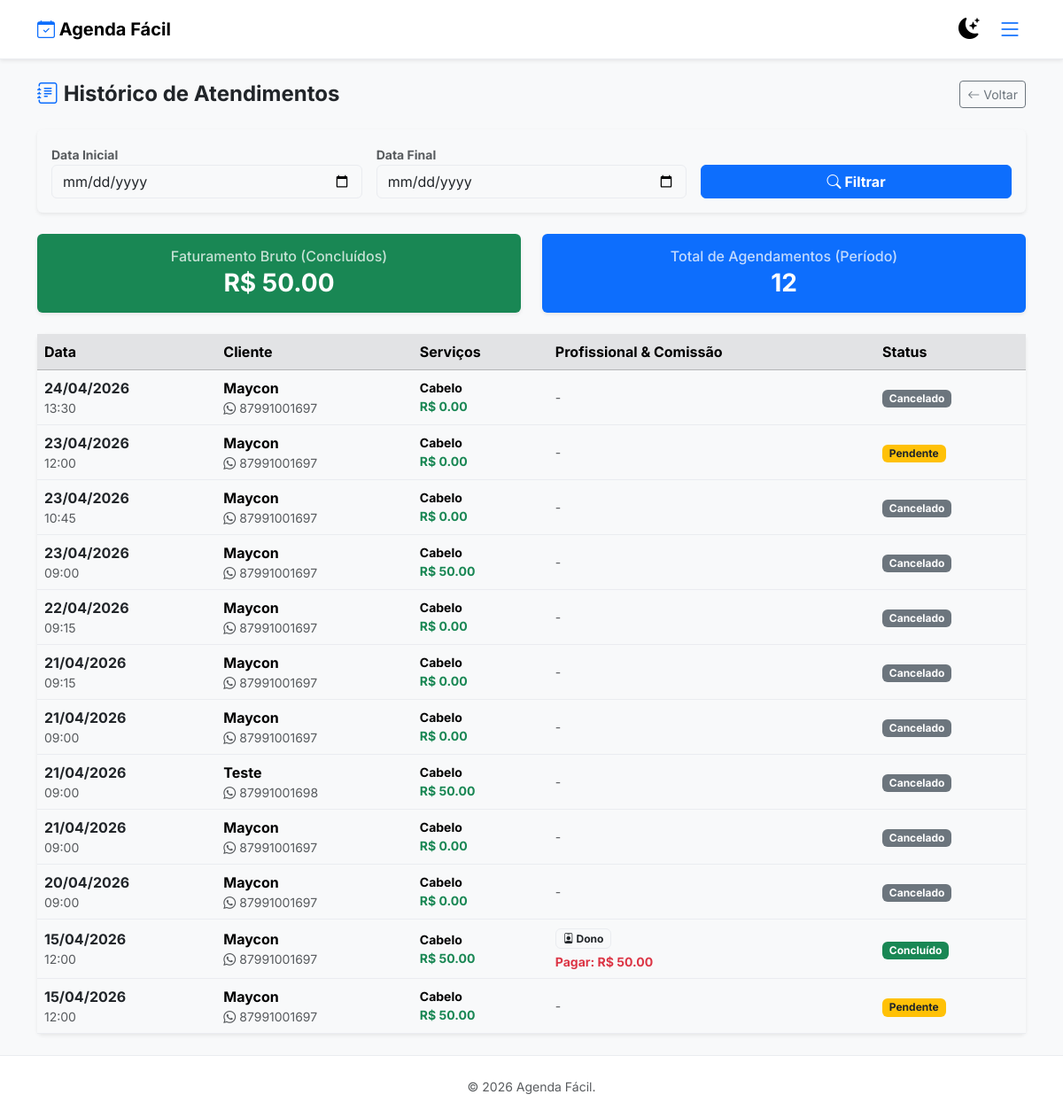
The app's page /admin/historico (signed in) with its own data.
### app.py (models this page shows, shortened)
class Appointment(db.Model):
    __tablename__ = 'appointments'
    id = db.Column(db.Integer, primary_key=True)
    client_name = db.Column(db.String(150), nullable=False)
    client_phone = db.Column(db.String(20), nullable=False)
    client_email = db.Column(db.String(120), nullable=False)
    appointment_date = db.Column(db.Date, nullable=False)
    appointment_time = db.Column(db.Time, nullable=False)
    notified = db.Column(db.Boolean, default=False)
    total_duration = db.Column(db.Integer, default=0, nullable=False)
    total_price = db.Column(db.Float, default=0.0, nullable=False)
    establishment_id = db.Column(db.Integer, db.ForeignKey('establishments.id'), nullable=False)
    status = db.Column(db.String(20), default='pendente')
    professional_id = db.Column(db.Integer, db.ForeignKey('professionals.id'), nullable=True)
    commission_value = db.Column(db.Float, default=0.0)
    rating = db.Column(db.Integer, nullable=True)
    services = db.relationship('Service', secondary=appointment_services, lazy='subquery', backref=db.backref('appointments', lazy=True))
    edit_token = db.Column(db.String(100), unique=True, nullable=True)
    @property
    def service_names(self):
        return " + ".join([s.name for s in self.services])

class Service(db.Model):
    __tablename__ = 'services'
    id = db.Column(db.Integer, primary_key=True)
    name = db.Column(db.String(100), nullable=False)
    duration = db.Column(db.Integer, nullable=False)
    price = db.Column(db.Float, nullable=False, default=0.0)
    establishment_id = db.Column(db.Integer, db.ForeignKey('establishments.id'), nullable=False)
    category_id = db.Column(db.Integer, db.ForeignKey('categories.id'), nullable=True)
    is_combo = db.Column(db.Boolean, default=False)
    original_price = db.Column(db.Float, nullable=True)
    is_club_included = db.Column(db.Boolean, default=False)

class Professional(db.Model):
    __tablename__ = 'professionals'
    id = db.Column(db.Integer, primary_key=True)
    name = db.Column(db.String(100), nullable=False)
    commission_rate = db.Column(db.Float, default=0.0)
    is_active = db.Column(db.Boolean, default=True)
    establishment_id = db.Column(db.Integer, db.ForeignKey('establishments.id'), nullable=False)
    appointments = db.relationship('Appointment', backref='professional', lazy=True)

### app.py (the view)
@app.route('/admin/historico')
@login_required
def historico_atendimentos():
    if not current_user.establishment.has_access: return redirect(url_for('planos'))
    est = current_user.establishment
    start_date_str = request.args.get('start_date'); end_date_str = request.args.get('end_date')
    query = Appointment.query.filter_by(establishment_id=est.id)
    if start_date_str:
        try: start_date = datetime.strptime(start_date_str, '%Y-%m-%d').date(); query = query.filter(Appointment.appointment_date >= start_date)
        except: pass
    if end_date_str:
        try: end_date = datetime.strptime(end_date_str, '%Y-%m-%d').date(); query = query.filter(Appointment.appointment_date <= end_date)
        except: pass
    appts = query.order_by(Appointment.appointment_date.desc(), Appointment.appointment_time.desc()).all()
    total_revenue = sum(a.total_price for a in appts if a.status in ['concluido', 'arquivado'])
    total_appts = len(appts)
    return render_template('historico.html', appointments=appts, establishment=est, start_date=start_date_str, end_date=end_date_str, total_revenue=total_revenue, total_appts=total_appts)

### app.py (called while the page is built)
@login_manager.user_loader
def load_user(user_id): return Admin.query.get(int(user_id))

    @property
    def has_access(self):
        if self.is_active: return True
        if self.trial_ends and get_now_brazil() < self.trial_ends: return True
        return False

### templates/historico.html (shortened to what this page needs)
{% extends 'layout.html' %}
{% block content %}
<div class="container py-4">
    <div class="d-flex justify-content-between align-items-center mb-4">
        <h2 class="h4 mb-0 fw-bold"><i class="bi bi-journal-text text-primary"></i> Histórico de Atendimentos</h2>
        <a href="{{ url_for('admin_dashboard') }}" class="btn btn-outline-secondary btn-sm"><i class="bi bi-arrow-left"></i> Voltar</a>
    </div>
    <div class="card shadow-sm border-0 mb-4 bg-body-tertiary">
        <div class="card-body">
            <form method="GET" action="{{ url_for('historico_atendimentos') }}" class="row g-3 align-items-end">
                <div class="col-md-4">
                    <label class="small fw-bold text-muted">Data Inicial</label>
                    <input type="date" name="start_date" class="form-control" value="{{ start_date or '' }}">
                </div>
                <div class="col-md-4">
                    <label class="small fw-bold text-muted">Data Final</label>
                    <input type="date" name="end_date" class="form-control" value="{{ end_date or '' }}">
                </div>
                <div class="col-md-4">
                    <button class="btn btn-primary w-100 fw-bold"><i class="bi bi-search"></i> Filtrar</button>
                </div>
            </form>
        </div>
    </div>
    <div class="row mb-4">
        <div class="col-md-6">
            <div class="card border-0 shadow-sm bg-success text-white">
                <div class="card-body text-center">
                    <h6 class="mb-1 opacity-75">Faturamento Bruto (Concluídos)</h6>
                    <h3 class="mb-0 fw-bold">R$ {{ "%.2f"|format(total_revenue) }}</h3>
                </div>
            </div>
        </div>
        <div class="col-md-6 mt-3 mt-md-0">
            <div class="card border-0 shadow-sm bg-primary text-white">
                <div class="card-body text-center">
                    <h6 class="mb-1 opacity-75">Total de Agendamentos (Período)</h6>
                    <h3 class="mb-0 fw-bold">{{ total_appts }}</h3>
                </div>
            </div>
        </div>
    </div>
    <div class="card shadow-sm border-0">
        <div class="card-body p-0 table-responsive">
            <table class="table table-hover align-middle mb-0">
                <thead class="table-secondary">
                    <tr>
                        <th>Data</th>
                        <th>Cliente</th>
                        <th>Serviços</th>
                        <th>Profissional & Comissão</th>
                        <th>Status</th>
                    </tr>
                </thead>
                <tbody>
                    {% for a in appointments %}
                    <tr>
                        <td>
                            <div class="fw-bold text-dark">{{ a.appointment_date.strftime('%d/%m/%Y') }}</div>
                            <div class="small text-muted">{{ a.appointment_time.strftime('%H:%M') }}</div>
                        </td>
                        <td>
                            <div class="fw-bold">{{ a.client_name }}</div>
                            <div class="small text-muted"><i class="bi bi-whatsapp"></i> {{ a.client_phone }}</div>
                        </td>
                        <td>
                            <div class="small fw-bold">{{ a.service_names }}</div>
                            <div class="text-success fw-bold small">R$ {{ "%.2f"|format(a.total_price) }}</div>
                        </td>
                        <td>
                            {% if establishment.plan_type == 'gestao' and a.professional %}
                                <div class="badge bg-light border text-dark mb-1"><i class="bi bi-person-badge"></i> {{ a.professional.name }}</div>
                                {% if a.status in ['concluido', 'arquivado'] and a.commission_value > 0 %}
                                    <div class="text-danger small fw-bold" title="Valor a repassar ao profissional">Pagar: R$ {{ "%.2f"|format(a.commission_value) }}</div>
                                {% endif %}
                            {% else %}
                                <span class="text-muted small">-</span>
                            {% endif %}
                        </td>
                        <td>
                            {% if a.status in ['concluido', 'arquivado'] %}
                                <span class="badge bg-success">Concluído</span>
                            {% elif a.status == 'falta' %}
                                <span class="badge bg-danger">Falta (No-show)</span>
                            {% elif a.status == 'cancelado' %}
                                <span class="badge bg-secondary">Cancelado</span>
                            {% else %}
                                <span class="badge bg-warning text-dark">Pendente</span>
                            {% endif %}
                        </td>
                    </tr>
                    {% else %}
                    <tr><td colspan="5" class="text-center py-4 text-muted">Nenhum agendamento encontrado no período.</td></tr>
                    {% endfor %}
                </tbody>
            </table>
        </div>
    </div>
</div>
{% endblock %}

### templates/layout.html (shortened to what this page needs)
<!DOCTYPE html>
<html lang="pt-br">
<head>
    <link href="https://cdn.jsdelivr.net/npm/bootstrap@5.3.3/dist/css/bootstrap.min.css" rel="stylesheet">
    <link rel="stylesheet" href="https://cdn.jsdelivr.net/npm/bootstrap-icons@1.11.3/font/bootstrap-icons.min.css">
</head>
<body>
    <nav class="navbar navbar-expand-lg border-bottom shadow-sm sticky-top py-2 bg-body">
        <div class="container">
            <a class="navbar-brand fw-bold text-body-emphasis" href="{{ url_for('index') }}">
                <i class="bi bi-calendar-check text-primary"></i> Agenda Fácil
            </a>
            <div class="d-flex align-items-center ms-auto gap-3">
                <button class="btn btn-link p-0 border-0 shadow-none text-body-emphasis" onclick="toggleTheme()" title="Mudar Tema">
                    <i class="bi bi-moon-stars-fill fs-4" id="theme-icon"></i>
                </button>
                {% if current_user.is_authenticated %}
                    <button class="btn btn-outline-primary border-0 p-1" type="button" data-bs-toggle="offcanvas" data-bs-target="#sidebarMenu">
                        <i class="bi bi-list fs-3"></i>
                    </button>
                {% endif %}
            </div>
        </div>
    </nav>
    <main class="container-fluid p-0">
        {% block content %}{% endblock %}
    </main>
    <footer class="bg-body border-top pt-4 pb-3 mt-auto">
        <div class="container text-center">
            <p class="text-muted small mb-0">© 2026 Agenda Fácil.</p>
        </div>
    </footer>
</body>
</html>

### templates/layout.html (style rules this page uses)
body { font-family: 'Inter', sans-serif; display: flex; flex-direction: column; min-height: 100vh; }
a { text-decoration: none; }
main { flex: 1; }
body, .navbar, .card, .offcanvas { transition: background-color 0.3s ease, color 0.3s ease, border-color 0.3s ease; }
[data-bs-theme="light"] { --bs-body-bg: #f8f9fa; --bs-card-bg: #ffffff; --bs-border-color: #eaecf0; --bs-tertiary-bg: #f1f3f5; }

### records on screen
Appointment: appointment_date "24/04/2026", appointment_time "13:30", client_name "Maycon", client_phone "87991001697", service_names "Cabelo", total_price "0.00", status "Cancelado"
Appointment: appointment_date "23/04/2026", appointment_time "12:00", client_name "Maycon", client_phone "87991001697", service_names "Cabelo", total_price "0.00", status "Pendente"
Appointment: appointment_date "23/04/2026", appointment_time "10:45", client_name "Maycon", client_phone "87991001697", service_names "Cabelo", total_price "0.00", status "Cancelado"
Appointment: appointment_date "23/04/2026", appointment_time "09:00", client_name "Maycon", client_phone "87991001697", service_names "Cabelo", total_price "50.00", status "Cancelado"
Appointment: appointment_date "22/04/2026", appointment_time "09:15", client_name "Maycon", client_phone "87991001697", service_names "Cabelo", total_price "0.00", status "Cancelado"
Appointment: appointment_date "21/04/2026", appointment_time "09:15", client_name "Maycon", client_phone "87991001697", service_names "Cabelo", total_price "0.00", status "Cancelado"
Appointment: appointment_date "21/04/2026", appointment_time "09:00", client_name "Maycon", client_phone "87991001697", service_names "Cabelo", total_price "0.00", status "Cancelado"
Appointment: appointment_date "21/04/2026", appointment_time "09:00", client_name "Teste", client_phone "87991001698", service_names "Cabelo", total_price "50.00", status "Cancelado"
Appointment: appointment_date "21/04/2026", appointment_time "09:00", client_name "Maycon", client_phone "87991001697", service_names "Cabelo", total_price "0.00", status "Cancelado"
Appointment: appointment_date "20/04/2026", appointment_time "09:00", client_name "Maycon", client_phone "87991001697", service_names "Cabelo", total_price "0.00", status "Cancelado"
Appointment: appointment_date "15/04/2026", appointment_time "12:00", client_name "Maycon", client_phone "87991001697", service_names "Cabelo", total_price "50.00", professional.name "Dono", commission_value "50.00", status "Concluído"
Appointment: appointment_date "15/04/2026", appointment_time "12:00", client_name "Maycon", client_phone "87991001697", service_names "Cabelo", total_price "50.00", status "Pendente"

### other values on screen
{{ "%.2f"|format(total_revenue) }} "50.00"
{{ total_appts }} "12"
